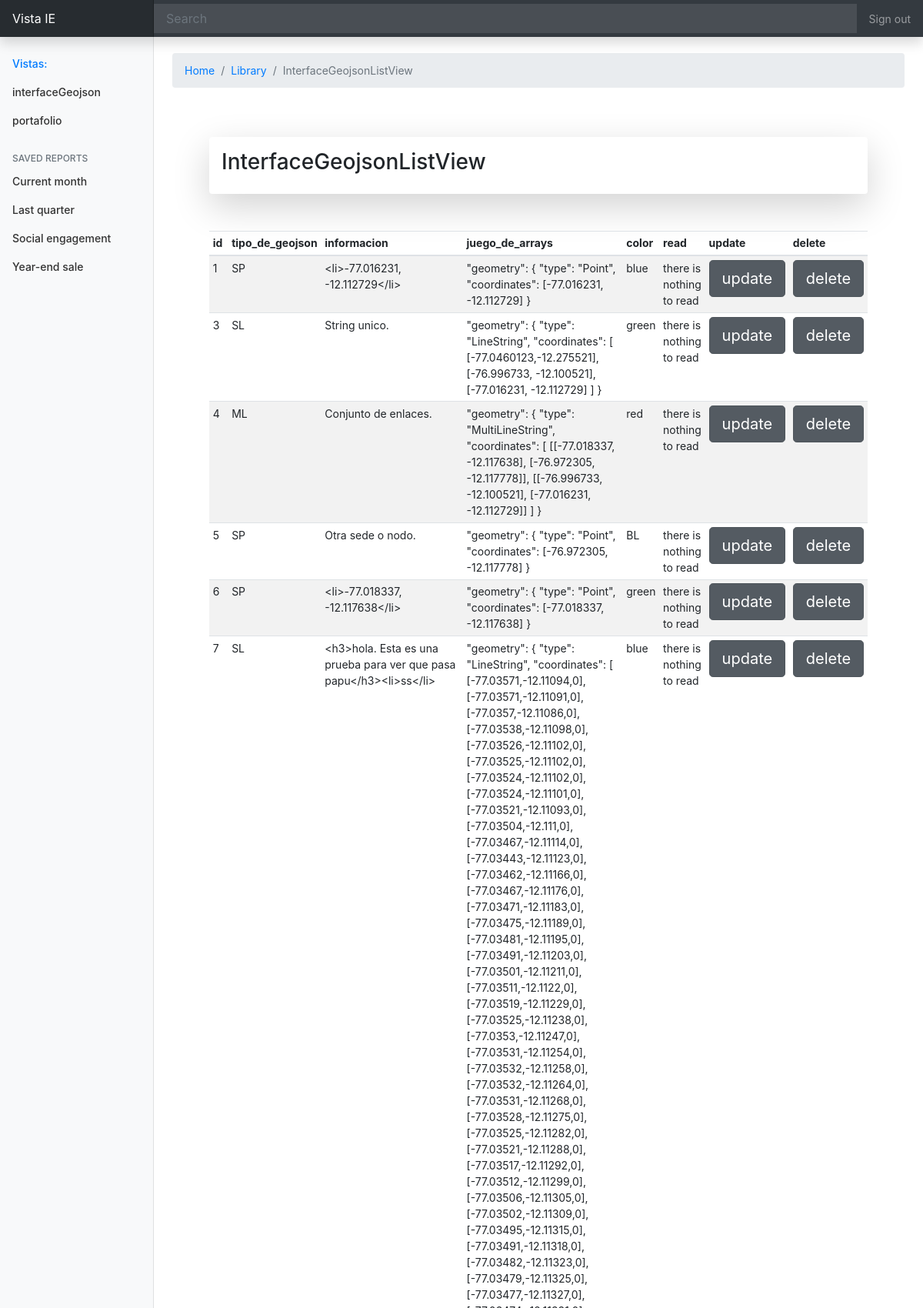
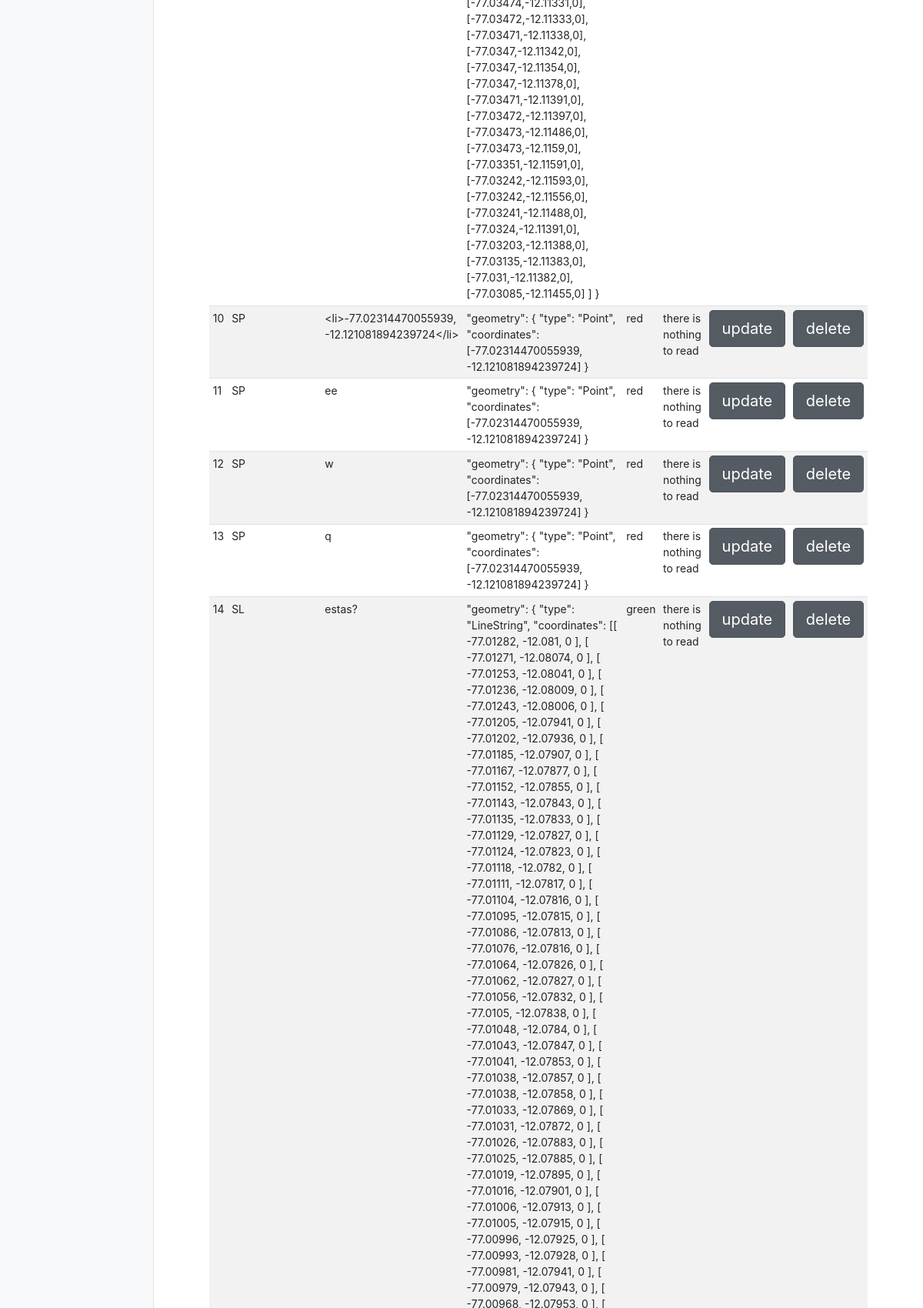
The app's page /polls/interfaceGeojson/ (upper part) with its own data (2 pictures, top to bottom).
### polls/models.py (models this page shows)
class InterfaceGeojson(models.Model):
    tipo_de_geojson = models.CharField(
        max_length=2,
        choices=[
            ('SP', 'Point'),
            ('MP', 'MultiPoint'),
            ('SL', 'LineString'),
            ('ML', 'MultiLineString'),
            ('SG', 'Polygon'),
            ('MG', 'MultiPolygon'),
            ('GC', 'GeometryCollection'),
        ],
        default='SP',)
    informacion = models.TextField(default='')
    juego_de_arrays = models.TextField(default='')
    color = models.CharField(
        max_length=6,
        choices=[
            ('red', 'red'),
            ('green', 'green'),
            ('blue', 'blue'),
            ('yellow', 'yellow'),
        ],
        default='RE',)

### polls/views.py (the view)
# urls.py: path('interfaceGeojson/', views.InterfaceGeojsonListView.as_view(), name='interfaceGeojson'),
class InterfaceGeojsonListView(ListView):
    model = InterfaceGeojson
    paginate_by = 100  # if pagination is desired
    template_name = 'polls/interfaceGeojson.html'

### polls/templates/polls/interfaceGeojson.html (shortened to what this page needs)
{% extends "base.html" %}
{% load static %}
{% block estilos_css %}
<link rel="stylesheet" type="text/css" href="{% static 'polls/dashboard/dashboard.css' %}">
<link href="dashboard.css" rel="stylesheet">
{% endblock %}
{% block identificador %}
InterfaceGeojsonListView
{% endblock %}
{% block bloque_1 %}
<div class="p-5">
    <div class="shadow-lg p-3 mb-5 bg-white rounded">
        <h3>InterfaceGeojsonListView</h3>
    </div>
    <div class="table-responsive">
        <table class="table table-striped table-sm">
            <thead>
                <tr>
                    <th>id</th>
                    <th>tipo_de_geojson</th>
                    <th>informacion</th>
                    <th>juego_de_arrays</th>
                    <th>color</th>
                    <th>read</th>
                    <th>update</th>
                    <th>delete</th>
                </tr>
            </thead>
            <tbody>
                {% for article in object_list %}
                <tr>
                    <td>{{ article.id }}</td>
                    <td>{{ article.tipo_de_geojson }}</td>
                    <td>{{ article.informacion }}</td>
                    <td>{{ article.juego_de_arrays }}</td>
                    <td>{{ article.color }}</td>
                    <td>there is nothing to read</td>
                    <td><a href="{% url 'polls:interfaceGeojson' %}" class="btn btn-secondary btn-lg active" role="button" aria-pressed="true">update</a></td>
                    <td><a href="{% url 'polls:interfaceGeojsonDelete' article.id %}" class="btn btn-secondary btn-lg active" role="button" aria-pressed="true">delete</a></td>
                    {% empty %}
                    <li>Aun no se ha registrado algun proyecto.</li>
                    {% endfor %}
                </tr>
            </tbody>
        </table>
    </div>
</div>
{% endblock %}

### polls/static/polls/dashboard/dashboard.css (style rules this page uses)
body { font-size: .875rem; }

### records on screen
InterfaceGeojson: id "1", tipo_de_geojson "SP", informacion "<li>-77.016231, -12.112729</li>", juego_de_arrays "\"geometry\": { \"type\": \"Point\", \"coordinates\": [-77.016231, -12.112729] }", color "blue"
InterfaceGeojson: id "3", tipo_de_geojson "SL", informacion "String unico.", juego_de_arrays "\"geometry\": { \"type\": \"LineString\", \"coordinates\": [ [-77.0460123,-12.275521], [-76.996733, -12.100521], [-77.016231, -12.112729] ] }", color "green"
InterfaceGeojson: id "4", tipo_de_geojson "ML", informacion "Conjunto de enlaces.", juego_de_arrays "\"geometry\": { \"type\": \"MultiLineString\", \"coordinates\": [ [[-77.018337, -12.117638], [-76.972305, -12.117778]], [[-76.996733, -12.100521], [-77.016231, -12.112729]] ] }", color "red"
InterfaceGeojson: id "5", tipo_de_geojson "SP", informacion "Otra sede o nodo.", juego_de_arrays "\"geometry\": { \"type\": \"Point\", \"coordinates\": [-76.972305, -12.117778] }", color "BL"
InterfaceGeojson: id "6", tipo_de_geojson "SP", informacion "<li>-77.018337, -12.117638</li>", juego_de_arrays "\"geometry\": { \"type\": \"Point\", \"coordinates\": [-77.018337, -12.117638] }", color "green"
InterfaceGeojson: id "7", tipo_de_geojson "SL", informacion "<h3>hola. Esta es una prueba para ver que pasa papu</h3><li>ss</li>", juego_de_arrays "\"geometry\": { \"type\": \"LineString\", \"coordinates\": [ [-77.03571,-12.11094,0], [-77.03571,-12.11091,0], [-77.0357,-12.11086,0], [-77.03538,-12.11098,0], [-77.03526,-12.11102,0], [-77.03525,-12.11102,0], [-77.03524,-12.11102,0], [-77.03524,-12.11101,0], [-77.03521,-12.11093,0], [-77.03504,-12.111,0], [-77.03467,-12.11114,0], [-77.03443,-12.11123,0], [-77.03462,-12.11166,0], [-77.03467,-12.11176,0], [-77.03471,-12.11183,0], [-77.03475,-12.11189,0], [-77.03481,-12.11195,0], [-77.03491,-12.11203,0], [-77.03501,-12.11211,0], [-77.03511,-12.1122,0], [-77.03519,-12.11229,0], [-77.03525,-12.11238,0], [-77.0353,-12.11247,0], [-77.03531,-12.11254,0], [-77.03532,-12.11258,0], [-77.03532,-12.11264,0],…", color "blue"
InterfaceGeojson: id "10", tipo_de_geojson "SP", informacion "<li>-77.02314470055939, -12.121081894239724</li>", juego_de_arrays "\"geometry\": { \"type\": \"Point\", \"coordinates\": [-77.02314470055939, -12.121081894239724] }", color "red"
InterfaceGeojson: id "11", tipo_de_geojson "SP", informacion "ee", juego_de_arrays "\"geometry\": { \"type\": \"Point\", \"coordinates\": [-77.02314470055939, -12.121081894239724] }", color "red"
InterfaceGeojson: id "12", tipo_de_geojson "SP", informacion "w", juego_de_arrays "\"geometry\": { \"type\": \"Point\", \"coordinates\": [-77.02314470055939, -12.121081894239724] }", color "red"
InterfaceGeojson: id "13", tipo_de_geojson "SP", informacion "q", juego_de_arrays "\"geometry\": { \"type\": \"Point\", \"coordinates\": [-77.02314470055939, -12.121081894239724] }", color "red"
InterfaceGeojson: id "14", tipo_de_geojson "SL", informacion "estas?", color "green"
